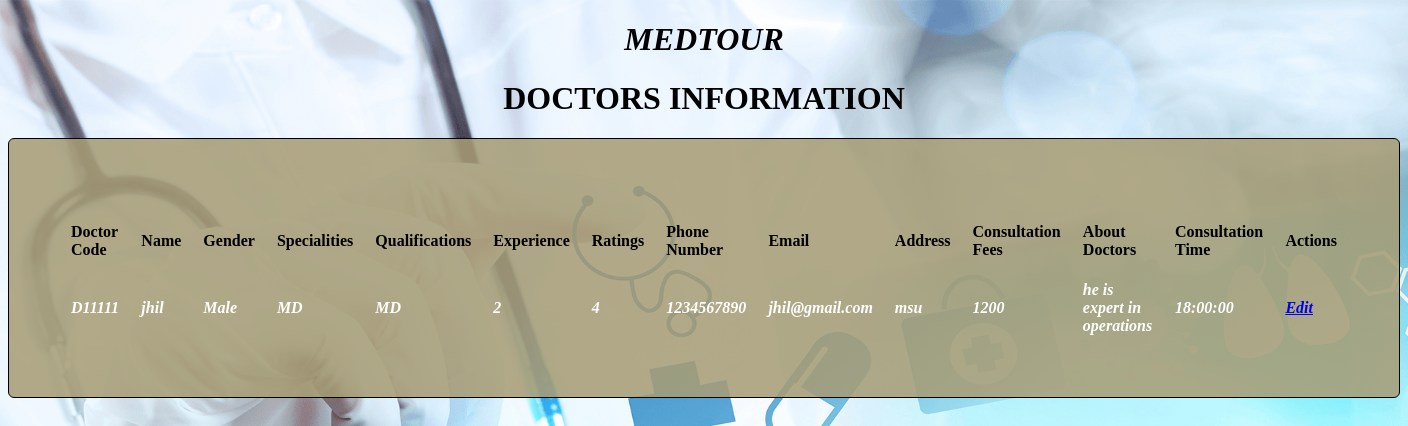
The app's page /Project/DoctorsEdit.php with its own data.
### tables this page shows
CREATE TABLE IF NOT EXISTS `doctors` (
  `dcode` varchar(6) NOT NULL,
  `dname` varchar(50) NOT NULL,
  `dgndr` varchar(15) NOT NULL,
  `dspec` varchar(50) NOT NULL,
  `dqua` varchar(50) NOT NULL,
  `dexpr` int(11) NOT NULL,
  `drate` varchar(50) NOT NULL,
  `dphone` bigint(20) NOT NULL,
  `dmail` varchar(15) NOT NULL,
  `daddr` varchar(50) NOT NULL,
  `dcfs` int(11) NOT NULL,
  `dabd` varchar(50) NOT NULL,
  `dcst` time NOT NULL,
  PRIMARY KEY (`dcode`),
  KEY `dcode` (`dcode`)
);

### Project/DoctorsEdit.php (the view, shortened to what this page needs)
<!DOCTYPE HTML>
<html>
<head>
     <link rel="stylesheet" type="text/css" href="css.css" />
</head>
<body bgcolor="">
<center>
<marquee><h1 class="impact"style="color:black;"><b><i>MEDTOUR</i></b></h1></marquee>
<h1 class="impact" style="color:black;"><b>DOCTORS INFORMATION</b></h1>
<table align="center" cellpadding="10" bgcolor="white" style="border:1px solid black" bordercolor="#D7DF01">
<tr>
<td><a href='index.html'></a></td>
</tr>
<tr>
<th>Doctor Code</th>
<th>Name</th>
<th>Gender</th>
<th>Specialities</th>
<th>Qualifications</th>
<th>Experience</th>
<th>Ratings</th>
<th>Phone Number</th>
<th>Email</th>
<th>Address</th>
<th>Consultation Fees</th>
<th>About Doctors</th>
<th>Consultation Time</th>
<th>Actions</th>
</tr>
<?php
$con=mysql_connect("localhost","root","");
$sql="select * from doctors";
$result=mysql_query($sql,$con);
while($row=mysql_fetch_array($result))
{
    $DB_Doctorcode=$row['dcode'];
    $DB_Name=$row['dname'];
    $DB_Gender=$row['dgndr'];
    $DB_Specialities=$row['dspec'];
    $DB_Qualifications=$row['dqua'];
    $DB_Experience=$row['dexpr'];
    $DB_Ratings=$row['drate'];
    $DB_Phone=$row['dphone'];
    $DB_Email=$row['dmail'];
    $DB_Address=$row['daddr'];
    $DB_Consultationfees=$row['dcfs'];
    $DB_Aboutdoctors=$row['dabd'];
    $DB_Consultationtime=$row['dcst'];
?>
<tr>
<td><?php echo $DB_Doctorcode;?></td>
<td><?php echo $DB_Name;?></td>
<td><?php echo $DB_Gender;?></td>
<td><?php echo $DB_Specialities;?></td>
<td><?php echo $DB_Qualifications;?></td>
<td><?php echo $DB_Experience;?></td>
<td><?php echo $DB_Ratings;?></td>
<td><?php echo $DB_Phone;?></td>
<td><?php echo $DB_Email;?></td>
<td><?php echo $DB_Address;?></td>
<td><?php echo $DB_Consultationfees;?></td>
<td><?php echo $DB_Aboutdoctors;?></td>
<td><?php echo $DB_Consultationtime;?></td>
<td><a href="DoctorsEditDetails.php?dcode=<?php echo $DB_Doctorcode;?>">Edit</a></td>
</tr>
<?php
}
?>
</table>
</center>
</body>
</html>

### Project/css.css (style rules this page uses)
body { text-align: center; background-image: url('bg1.jpg'); background-repeat: no-repeat; background-attachment: fixed; background-size: 100% 100%; }
table { text-align:left; padding:50px; background: rgb(167 157 118 / 87%); border-radius: 6px; }
td { font-style: italic; color: white; font-weight: bold; }

### Project/DoctorsEdit.php (style rules this page uses)
body { background-image: url('bg1.jpg'); background-repeat: no-repeat; background-attachment: fixed; background-size: 100% 100%; }

### records on screen
doctors: dcode "D11111", dname "jhil", dgndr "Male", dspec "MD", dqua "MD", dexpr "2", drate "4", dphone "1234567890", dmail "jhil@gmail.com", daddr "msu", dcfs "1200", dabd "he is expert in operations", dcst "18:00:00"
